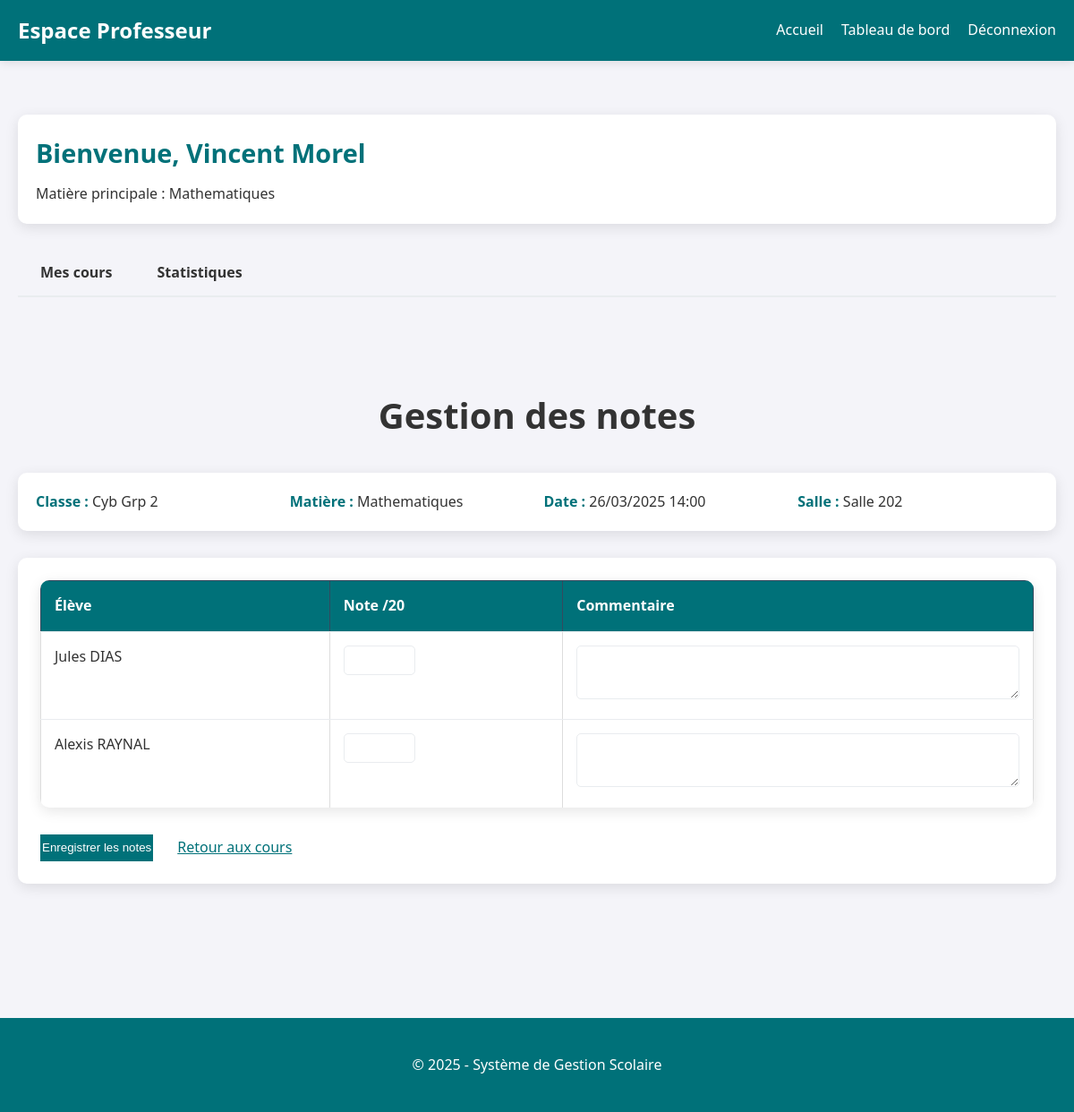
The app's page /pages/prof.php?view=notes&cours_id=5 (signed in), older data.
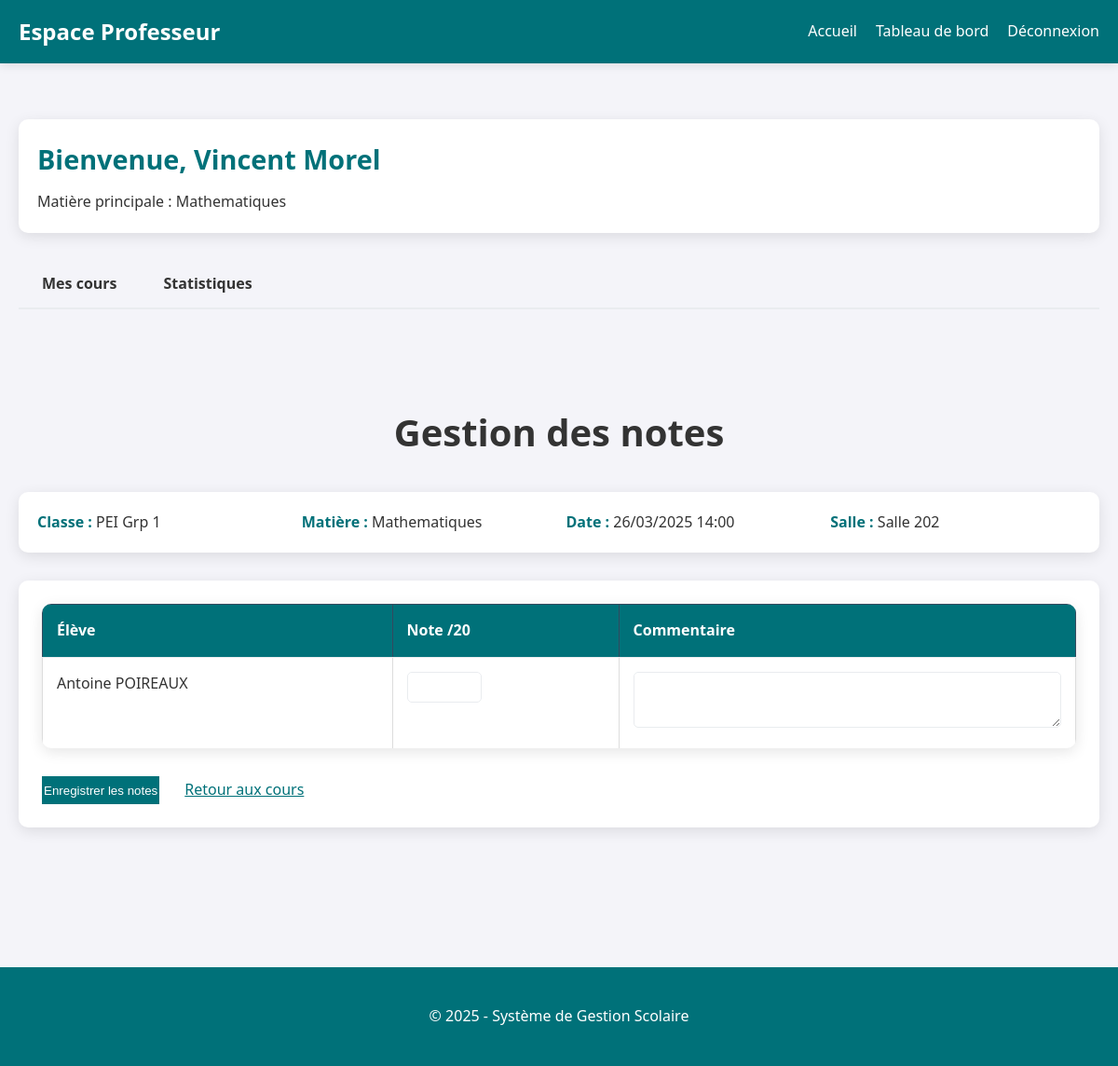
The same page, newer data.
### tables this page shows
CREATE TABLE IF NOT EXISTS cours (
    id INT AUTO_INCREMENT PRIMARY KEY,
    prof_id INT NOT NULL,
    classe VARCHAR(50) NOT NULL,
    matiere VARCHAR(50) NOT NULL,
    horaire DATETIME NOT NULL,
    salle VARCHAR(50) NOT NULL,
    FOREIGN KEY (prof_id) REFERENCES profs(id) ON DELETE CASCADE
);

CREATE TABLE IF NOT EXISTS eleves (
    id INT AUTO_INCREMENT PRIMARY KEY,
    user_id INT NOT NULL UNIQUE,
    nom VARCHAR(50) NOT NULL,
    prenom VARCHAR(50) NOT NULL,
    date_naissance DATE NOT NULL,
    classe VARCHAR(50) NOT NULL,
    FOREIGN KEY (user_id) REFERENCES users(id) ON DELETE CASCADE
);

### pages/prof.php (the view, shortened to what the changed rows need)
<?php
require_once '../config/db.php';
$userId = $_SESSION['user_id'];
$stmt = $pdo->prepare("SELECT * FROM profs WHERE user_id = ?");
$stmt->execute([$userId]);
$prof = $stmt->fetch(PDO::FETCH_ASSOC);
$view = isset($_GET['view']) ? $_GET['view'] : 'cours';
$coursId = isset($_GET['cours_id']) ? intval($_GET['cours_id']) : 0;
if ($view === 'notes' && $coursId > 0) {
    $stmt = $pdo->prepare("SELECT * FROM cours WHERE id = ? AND prof_id = ?");
    $stmt->execute([$coursId, $prof['id']]);
    $currentCours = $stmt->fetch(PDO::FETCH_ASSOC);
    if ($currentCours) {
        $stmt = $pdo->prepare("SELECT e.* FROM eleves e WHERE e.classe = ?");
        $stmt->execute([$currentCours['classe']]);
        $eleves = $stmt->fetchAll(PDO::FETCH_ASSOC);
        $notesMap = [];
    } else {
        $message = "Vous n'êtes pas autorisé à accéder à ce cours.";
        $messageType = "error";
        header("Location: prof.php?view=cours&message=$message&type=$messageType");
        exit;
    }
}
$coursQuery = "SELECT * FROM cours WHERE prof_id = ?";
$params = [$prof['id']];
$coursQuery .= " ORDER BY horaire";
$stmt = $pdo->prepare($coursQuery);
$stmt->execute($params);
$cours = $stmt->fetchAll(PDO::FETCH_ASSOC);
?>
<!DOCTYPE html>
<html lang="fr">
<head>
    <link rel="stylesheet" href="../css/style.css">
</head>
<body>
    <header>
        <h1>Espace Professeur</h1>
    </header>
    <main class="container">
        <section class="prof-info">
            <h2>Bienvenue, <?php echo htmlspecialchars($prof['prenom'] . ' ' . $prof['nom']); ?></h2>
        </section>
        <?php if ($view === 'confirm_delete' && isset($_GET['cours_id'])): ?>
            <section class="confirmation">
                <h2>Confirmation de suppression</h2>
                <?php
                    $delCoursId = intval($_GET['cours_id']);
                    $stmt = $pdo->prepare("SELECT * FROM cours WHERE id = ?");
                    $stmt->execute([$delCoursId]);
                    $delCours = $stmt->fetch(PDO::FETCH_ASSOC);
                    $stmt = $pdo->prepare("SELECT COUNT(*) FROM notes WHERE cours_id = ?");
                    $stmt->execute([$delCoursId]);
                    $notesCount = $stmt->fetchColumn();
                ?>
                <div class="warning-box">
                    <p><strong>Attention :</strong> Vous êtes sur le point de supprimer le cours suivant :</p>
                    <p>
                        <strong>Classe :</strong> <?php echo htmlspecialchars($delCours['classe']); ?><br>
                        <strong>Matière :</strong> <?php echo htmlspecialchars($delCours['matiere']); ?><br>
                        <strong>Horaire :</strong> <?php echo date('d/m/Y H:i', strtotime($delCours['horaire'])); ?><br>
                        <strong>Salle :</strong> <?php echo htmlspecialchars($delCours['salle']); ?>
                    </p>
                    <?php if ($notesCount > 0): ?>
                        <p class="warning"><strong>Important :</strong> Ce cours contient <?php echo $notesCount; ?> note(s) qui seront également supprimées.</p>
                    <?php endif; ?>
                    <p>Cette action est irréversible. Voulez-vous continuer ?</p>
                    <div class="action-buttons">
                        <a href="?delete_cours=<?php echo $delCoursId; ?>&confirm=yes" class="btn-danger">Confirmer la suppression</a>
                        <a href="?view=cours" class="btn-secondary">Annuler</a>
                    </div>
                </div>
            </section>
        <?php elseif ($view === 'notes' && isset($currentCours)): ?>
            <section class="notes-section">
                <h2>Gestion des notes</h2>
                <div class="cours-details">
                    <p><strong>Classe :</strong> <?php echo htmlspecialchars($currentCours['classe']); ?></p>
                    <p><strong>Matière :</strong> <?php echo htmlspecialchars($currentCours['matiere']); ?></p>
                    <p><strong>Date :</strong> <?php echo date('d/m/Y H:i', strtotime($currentCours['horaire'])); ?></p>
                    <p><strong>Salle :</strong> <?php echo htmlspecialchars($currentCours['salle']); ?></p>
                </div>
                <?php if (empty($eleves)): ?>
                    <p class="no-data">Aucun élève trouvé pour cette classe.</p>
                <?php else: ?>
                    <form method="post" action="?view=notes&cours_id=<?php echo $coursId; ?>">
                        <table class="table-notes">
                            <thead>
                                <tr>
                                    <th>Élève</th>
                                    <th>Note /20</th>
                                    <th>Commentaire</th>
                                </tr>
                            </thead>
                            <tbody>
                                <?php foreach ($eleves as $eleve): ?>
                                    <tr>
                                        <td><?php echo htmlspecialchars($eleve['prenom'] . ' ' . $eleve['nom']); ?></td>
                                        <td>
                                            <input type="number" step="0.25" min="0" max="20"
                                                   name="notes[<?php echo $eleve['id']; ?>][note]"
                                                   value="<?php echo isset($notesMap[$eleve['id']]) ? htmlspecialchars($notesMap[$eleve['id']]['note']) : ''; ?>"
                                                   class="note-input">
                                        </td>
                                        <td>
                                            <textarea name="notes[<?php echo $eleve['id']; ?>][commentaire]"
                                                      class="commentaire-input"><?php echo isset($notesMap[$eleve['id']]) ? htmlspecialchars($notesMap[$eleve['id']]['commentaire']) : ''; ?></textarea>
                                        </td>
                                    </tr>
                                <?php endforeach; ?>
                            </tbody>
                        </table>
                        <div class="form-actions">
                            <button type="submit" name="save_notes" class="btn-primary">Enregistrer les notes</button>
                            <a href="?view=cours" class="btn-secondary">Retour aux cours</a>
                        </div>
                    </form>
                <?php endif; ?>
            </section>
        <?php endif; ?>
    </main>
</body>
</html>

Row changes from the older to the newer data that the page shows:
no longer on this page (row unchanged): eleves: prenom+nom "Jules DIAS"
no longer on this page (row unchanged): eleves: prenom+nom "Alexis RAYNAL"
changed cours "Mathematiques": classe "Cyb Grp 2" → "PEI Grp 1"
added eleves: prenom+nom "Antoine POIREAUX"
